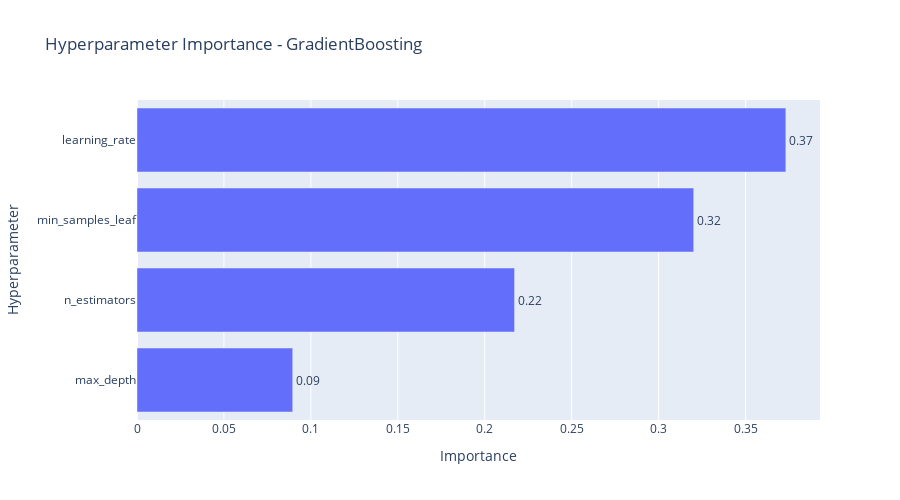

The notebook cell saved with this chart:
### Markdown cell above
## 6.2 Hyperparameter Importance

Shows which hyperparameters had the biggest impact on performance.

### Code cell
# Plot hyperparameter importance for best model
fig = plot_param_importances(best_study)
fig.update_layout(
    title=f'Hyperparameter Importance - {best_model_name}',
    xaxis_title='Importance',
    yaxis_title='Hyperparameter',
    width=900,
    height=500
)
fig.show()

print(f"\nTop 3 most important hyperparameters for {best_model_name}:")

### Figure 1 — Plotly figure (JSON) as saved in the notebook; plotly's stock layout.template omitted (floating-point values rounded to 4 significant figures)
{"data": [{"cliponaxis": false, "hovertemplate": ["max_depth (IntDistribution): 0.08955778228014671<extra></extra>", "n_estimators (IntDistribution): 0.21713526042387796<extra></extra>", "min_samples_leaf (IntDistribution): 0.3201634826560697<extra></extra>", "learning_rate (FloatDistribution): 0.37314347463990555<extra></extra>"], "name": "Objective Value", "orientation": "h", "text": ["0.09", "0.22", "0.32", "0.37"], "textposition": "outside", "type": "bar", "x": [0.08956, 0.2171, 0.3202, 0.3731], "y": ["max_depth", "n_estimators", "min_samples_leaf", "learning_rate"]}], "layout": {"height": 500, "title": {"text": "Hyperparameter Importance - GradientBoosting"}, "width": 900, "xaxis": {"title": {"text": "Importance"}}, "yaxis": {"title": {"text": "Hyperparameter"}}}}
